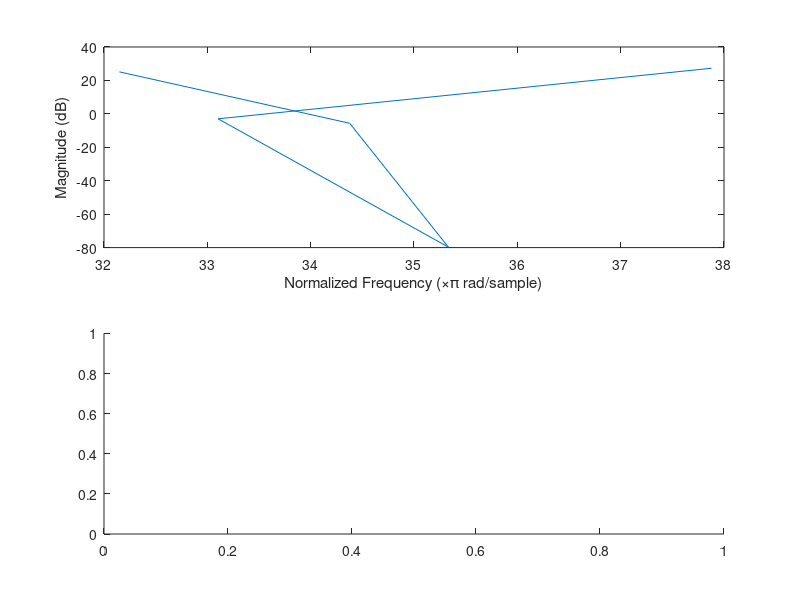

Reproduce this figure in MATLAB. (Note: this script raises an error after producing the figure.)
% Script to analyse the filters used in the R peak detection algorithm

clear all
close all
clc


%% Loading data
load('HealthyECG.mat')
nbSamples = length(x);
time = (0:nbSamples-1) / Fs;

nbFreq = 1024; % Number of frequency bins



%% 1. Lowpass filter
num = [1 0 0 0 0 0 -1];
num = conv(num, num);
den = [1 -1];
den = conv(den, den);
[h,w] = freqz(num,den,'whole')



  

figure(1); clf
axs2(1) = subplot(211); % Plot the gain of the filter
plot(w/pi,20*log10(abs(h)))
%plot(w/pi,h)
ylabel('Magnitude (dB)')
xlabel('Normalized Frequency (\times\pi rad/sample)')
axs2(2) = subplot(212); % Plot the phase of the filter

plot(w/pi,unwrap(phase(h)))
%plot(w/pi,h)
ylabel('Phase')
xlabel('Normalized Frequency (\times\pi rad/sample)')
linkaxes(axs1, 'x');
    
    
%% 2. Filtrage passe haut
num = zeros(1,33);
num(1,1)=-1;
num(1,17) = 32;
num(1,33) = 1;
den = [1 1];
[h, w] = freqz(num,den,'whole');
figure(2); clf
axs2(1) = subplot(211); % Plot the gain of the filter
plot(w/pi,20*log10(abs(h)))
%plot(w/pi,h)
ylabel('Magnitude (dB)')
xlabel('Normalized Frequency (\times\pi rad/sample)')

axs2(2) = subplot(212); % Plot the phase of the filter
plot(w/pi,unwrap(phase(h)))
%plot(w/pi,h)
ylabel('Phase')
xlabel('Normalized Frequency (\times\pi rad/sample)')

linkaxes(axs2, 'x');


%% 3. Derivateur
num = 1/12 * [-1 8 -8 1];
den = [1];
[h,w] = freqz(num,den,'whole')

figure(3); clf
axs3(1) = subplot(211); % Plot the gain of the filter
plot(w/pi,20*log10(abs(h)))
%plot(w/pi,h)
ylabel('Magnitude (dB)')
xlabel('Normalized Frequency (\times\pi rad/sample)')
  
axs3(2) = subplot(212); % Plot the phase of the filter
plot(w/pi,unwrap(phase(h)))
%plot(w/pi,h)
ylabel('Phase')
xlabel('Normalized Frequency (\times\pi rad/sample)')

linkaxes(axs3, 'x');



%% 4. MA


figure(4); clf
axs4(1) = subplot(211); % Plot the gain of the filter
    
axs4(2) = subplot(212); % Plot the phase of the filter


linkaxes(axs4, 'x');

